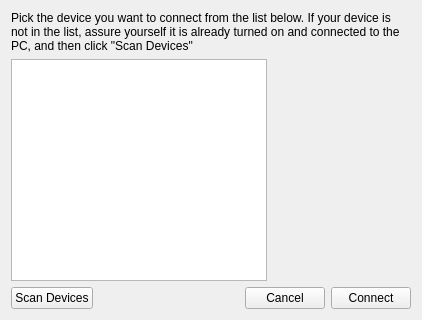
<?xml version="1.0" encoding="UTF-8"?>
<ui version="4.0">
 <class>connectDialog</class>
 <widget class="QWidget" name="connectDialog">
  <property name="geometry">
   <rect>
    <x>0</x>
    <y>0</y>
    <width>422</width>
    <height>320</height>
   </rect>
  </property>
  <property name="windowTitle">
   <string/>
  </property>
  <layout class="QVBoxLayout" name="verticalLayout">
   <item>
    <widget class="QLabel" name="label">
     <property name="text">
      <string>Pick the device you want to connect from the list below. If your device is not in the list, assure yourself it is already turned on and connected to the PC, and then click &quot;Scan Devices&quot;</string>
     </property>
     <property name="scaledContents">
      <bool>true</bool>
     </property>
     <property name="wordWrap">
      <bool>true</bool>
     </property>
    </widget>
   </item>
   <item>
    <layout class="QHBoxLayout" name="horizontalLayout">
     <item>
      <widget class="QListWidget" name="listWidget"/>
     </item>
     <item>
      <spacer name="horizontalSpacer">
       <property name="orientation">
        <enum>Qt::Horizontal</enum>
       </property>
       <property name="sizeHint" stdset="0">
        <size>
         <width>40</width>
         <height>20</height>
        </size>
       </property>
      </spacer>
     </item>
    </layout>
   </item>
   <item>
    <layout class="QHBoxLayout" name="horizontalLayout_2">
     <item>
      <widget class="KPushButton" name="scanButton">
       <property name="text">
        <string>Scan Devices</string>
       </property>
      </widget>
     </item>
     <item>
      <spacer name="horizontalSpacer_2">
       <property name="orientation">
        <enum>Qt::Horizontal</enum>
       </property>
       <property name="sizeHint" stdset="0">
        <size>
         <width>40</width>
         <height>20</height>
        </size>
       </property>
      </spacer>
     </item>
     <item>
      <widget class="KPushButton" name="cancelButton">
       <property name="text">
        <string>Cancel</string>
       </property>
      </widget>
     </item>
     <item>
      <widget class="KPushButton" name="connectButton">
       <property name="text">
        <string>Connect</string>
       </property>
      </widget>
     </item>
    </layout>
   </item>
  </layout>
 </widget>
 <customwidgets>
  <customwidget>
   <class>KPushButton</class>
   <extends>QPushButton</extends>
   <header>kpushbutton.h</header>
  </customwidget>
 </customwidgets>
 <resources/>
 <connections>
  <connection>
   <sender>cancelButton</sender>
   <signal>clicked()</signal>
   <receiver>connectDialog</receiver>
   <slot>deleteLater()</slot>
   <hints>
    <hint type="sourcelabel">
     <x>308</x>
     <y>303</y>
    </hint>
    <hint type="destinationlabel">
     <x>210</x>
     <y>159</y>
    </hint>
   </hints>
  </connection>
 </connections>
</ui>
